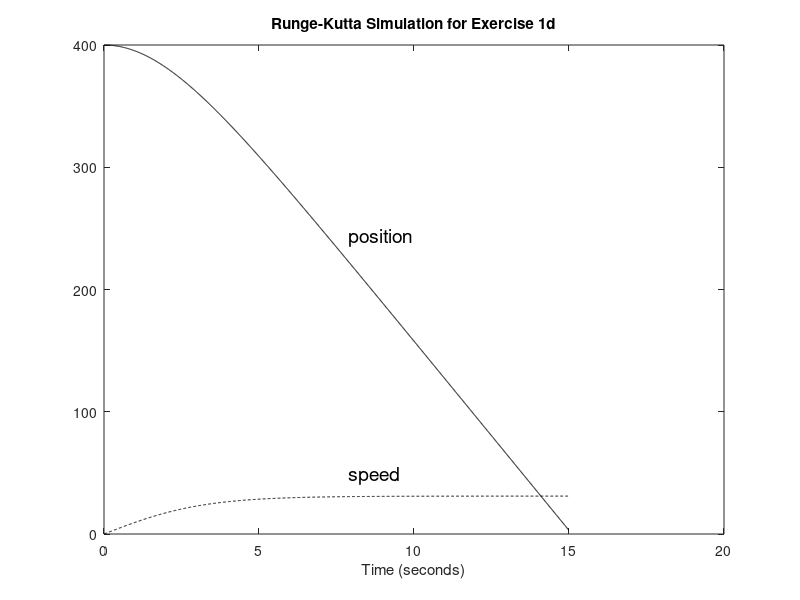

Source code (MATLAB):
% George Witteman
%
% CMPU 250: Modeling, Simulation, and Analysis
% Homework 3, Exercise 1d
% Spring, 2018

EXERCISE_TITLE = 'Runge-Kutta Simulation for Exercise 1d';

simulation_length = 15; % seconds
deltaT = 0.01; % seconds
t = 0:deltaT:simulation_length;

% Constants
acceleration_due_to_gravity = -9.81; % m/s^2
mass = 0.5; % kg
radius = 0.05; % meters

weight = mass * acceleration_due_to_gravity; % N
projected_area = 3.14159 * radius^2; % meters

% Initial conditions
initial_position = 400; % meters
initial_velocity = 0; % m/s

S = zeros(1,length(t));
S(1) = initial_position;

V = zeros(1,length(t));
V(1) = initial_velocity;

% Differential equations
dVdt = @(t_n,P_n,V_n) ...
  (weight + (-0.65 * projected_area * V_n * abs(V_n)))/mass;
dSdt = @(t_n,P_n,V_n) V_n;

for i = 2:length(t)
  dp1 = dSdt(t(i-1), S(i-1), V(i-1)) * deltaT;
  dv1 = dVdt(t(i-1), S(i-1), V(i-1)) * deltaT;
  dp2 = dSdt(t(i-1) + deltaT/2, S(i-1) + dp1/2, V(i-1) + dv1/2) * deltaT;
  dv2 = dVdt(t(i-1) + deltaT/2, S(i-1) + dp1/2, V(i-1) + dv1/2) * deltaT;
  dp3 = dSdt(t(i-1) + deltaT/2, S(i-1) + dp2/2, V(i-1) + dv2/2) * deltaT;
  dv3 = dVdt(t(i-1) + deltaT/2, S(i-1) + dp2/2, V(i-1) + dv2/2) * deltaT;
  dp4 = dSdt(t(i-1) + deltaT, S(i-1) + dp3, V(i-1) + dv3) * deltaT;
  dv4 = dVdt(t(i-1) + deltaT, S(i-1) + dp3, V(i-1) + dv3) * deltaT;
  
  S(i) = S(i-1) + (dp1 + 2*dp2 + 2*dp3 + dp4) / 6;
  V(i) = V(i-1) + (dv1 + 2*dv2 + 2*dv3 + dv4) / 6;
end

SPEED = abs(V);

figure('Name', EXERCISE_TITLE);
plot(t,S,'k');
hold on;
plot(t,SPEED,'--k');

title(EXERCISE_TITLE);
xlabel('Time (seconds)');

text(7.9,243,'position','FontSize', 14);
text(7.9,48,'speed','FontSize', 14);
hold off;